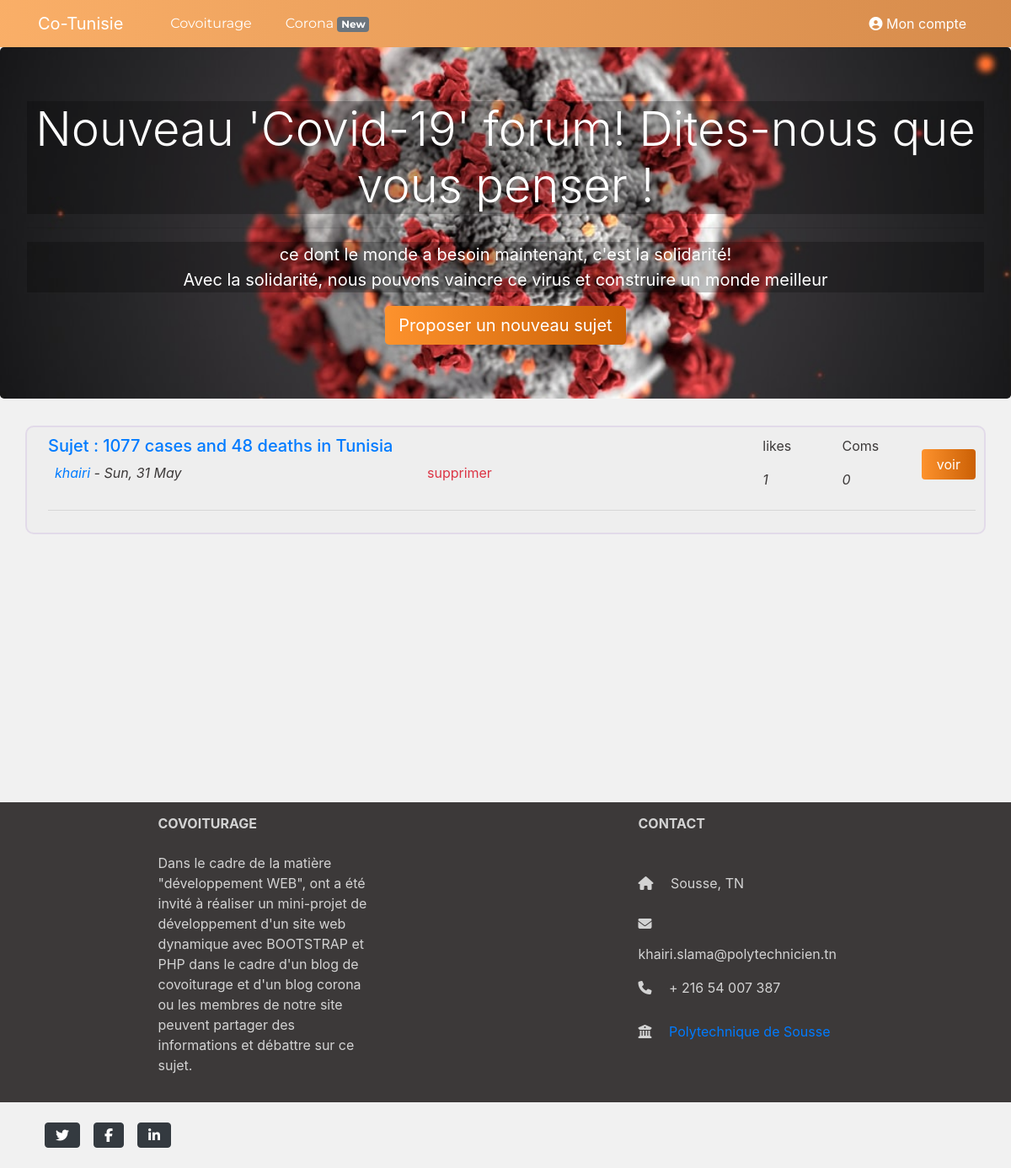
Page /corona.php (signed in) on the committed database.
### tables this page shows
CREATE TABLE `corona` (
  `id_corona` int(11) NOT NULL,
  `id_user` int(11) NOT NULL,
  `objet` varchar(255) NOT NULL,
  `text` varchar(1000) NOT NULL,
  `date` datetime NOT NULL DEFAULT current_timestamp()
);

CREATE TABLE `user` (
  `id_user` int(11) NOT NULL,
  `nom` varchar(255) NOT NULL,
  `prenom` varchar(255) NOT NULL,
  `email` varchar(255) NOT NULL,
  `mdp` varchar(255) NOT NULL,
  `num` int(11) NOT NULL,
  `sexe` varchar(255) NOT NULL,
  `ville` varchar(255) NOT NULL,
  `date` date NOT NULL DEFAULT current_timestamp(),
  `job` varchar(255) NOT NULL DEFAULT 'Pas identifié',
  `voiture` varchar(255) NOT NULL DEFAULT 'Pas identifié'
);

### corona.php (the view, shortened to what this page needs)
<?php
include("partials/header.php");
if (ISSET($_SESSION['id'])){
    include("Server/Config.php");
    $res = mysqli_query($c, "select * from corona order by date DESC");
    ?>
    <section id="header2" class="jumbotron text-center">
        <h3 class="display-4 pt-0 text-white kiki">Nouveau 'Covid-19' forum! Dites-nous que vous penser !</h3>
        <hr class="my-3">
        <p class="lead text-white kiki"><strong>ce dont le monde a besoin maintenant, c'est la solidarité! <br>
                Avec la solidarité, nous pouvons vaincre ce virus et construire un monde meilleur</strong></p>
        <a class="btn btn-primary btn-lg" href="newCorona.php">Proposer un nouveau sujet</a>
    </section>
    <div class="article ">
        <?php
        while($l=mysqli_fetch_array($res)) {
            ?>
            <div class="row">
                <div class="col-9">
                    <a href="showcor.php?id=<?= $l[0] ?>"><h5>Sujet : <?= $l[2] ?> </h5></a>
                    <?php
                    $date=date_create($l[4]);
                    $user_info = mysqli_query($c, "select * from user where id_user='$l[1]'");
                    $u = mysqli_fetch_array($user_info)
                    ?>
                    <p class='text-center'><i class="float-left ml-2"><a href="profile.php?profile=<?= $u[0] ?>"><?= $u[2] ?></a> - <?= date_format($date, "D, d M") ?></i>
                <?php
                if ($u[0] == $_SESSION['id']){
                    echo" <a href=\"services/suppCorona.php?id=".$l[0]."\" class='text-danger'>supprimer</a></p></div>";
                }else {echo"</p></div>";}
                ?>
                <div class="col-1">
                    <p>likes</p>
                    <?php
                    $nb_likes=mysqli_query($c,"SELECT COUNT(*) FROM `likes` WHERE id_corona='$l[0]'");
                    $nbl=mysqli_fetch_array($nb_likes);
                    ?>
                    <i><?= $nbl[0] ?></i>
                </div>
                <div class="col-1">
                    <p>Coms</p>
                    <?php
                    $nb_coms=mysqli_query($c,"SELECT COUNT(*) FROM `comentaires` WHERE id_corona='$l[0]'");
                    $nbc=mysqli_fetch_array($nb_coms);
                    ?>
                    <i><?= $nbc[0] ?></i>
                </div>
                <div class="col-1">
                    <a href="showcor.php?id=<?= $l[0] ?>" class="btn btn-primary btn-block mt-3">voir</a>
                </div>
            </div>
            <hr>
                <?php
            }
            ?>
    </div>
<?php }else {
    header("location:login.php");
}
include("partials/footer.php");
?>

### assets/css/main.css (style rules this page uses)
body { padding-top: 56px; color: #3c3939; background-color: #f1f1f1; }
#header2 { background: url("../imgs/header2.jpg") center center / cover no-repeat; }
h3.kiki, p.kiki, div.kiki { background-color: rgba(0, 0, 0, 0.25); }
.article { background-color: rgba(235, 235, 235, 0.45); border: rgba(219, 206, 230, 0.6) 2px solid; border-radius: 10px; margin: 30px; padding: 10px 10px 10px 25px; }
.btn-primary { background: -webkit-linear-gradient(to right, rgb(253, 146, 45), rgb(203, 96, 05)); background: linear-gradient(to right, rgb(253, 146, 45), rgb(203, 96, 05)); outline: none; border: none; }

### rows in the picture
corona: objet "1077 cases and 48 deaths in Tunisia", id_user.prenom "khairi", date "Sun, 31 May", nbl "1", nbc "0"
